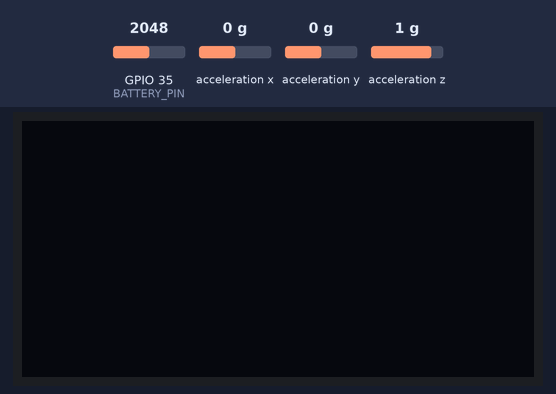
The sketch below on a simulated ESP32. On the bench: 128×64 one-colour display. Inputs (shaded band) come from the test bench; at power-on: GPIO 35 (BATTERY_PIN) = 2048, acceleration x 0 g, acceleration y 0 g, acceleration z 1 g.

Above: at 1.2 s.
1.3 s: GPIO 35 (BATTERY_PIN) set to 2866
At 11.1 s:
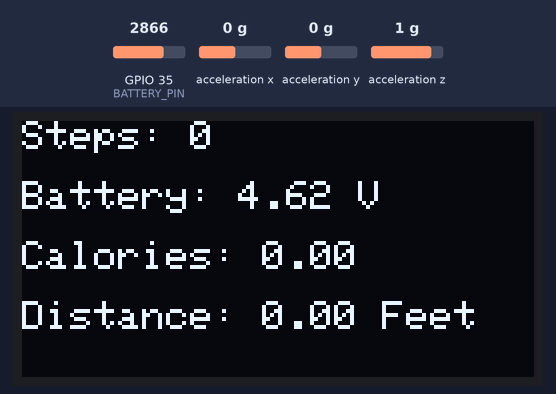
15.3 s: GPIO 35 (BATTERY_PIN) set to 3972
At 21.1 s:
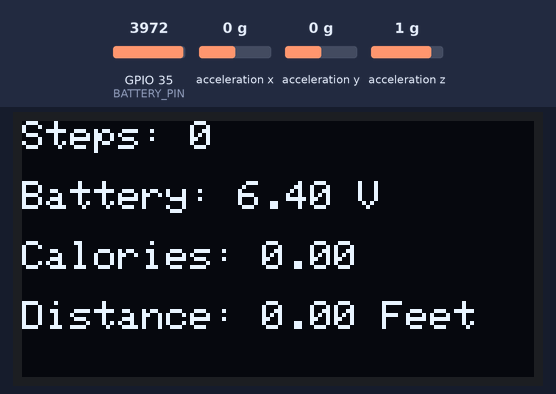
25.5 s: GPIO 35 (BATTERY_PIN) set to 1228
At 31.2 s:
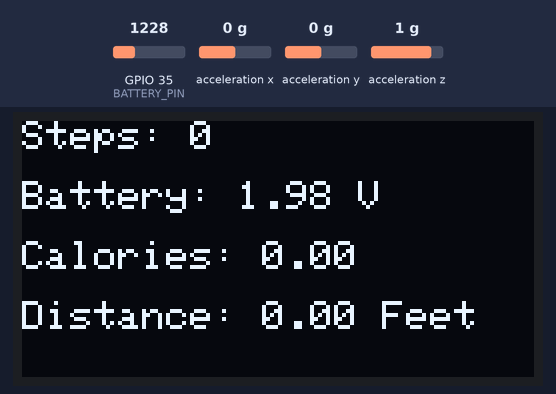
Timing chart, 0 to 32.7 s (numbered marks = the images above; inputs shaded):
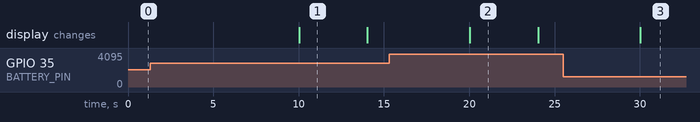

The sketch:

A2.ino
```cpp
// BOARD: Adafruit Huzzah32 Feather

// IMPORTS
#include <SPI.h>
#include <Wire.h>

#include <Adafruit_GFX.h>
#include <Adafruit_SSD1306.h>

#include <Adafruit_LIS3DH.h>
#include <Adafruit_Sensor.h>

// OLED INIT
#define SCREEN_WIDTH 128
#define SCREEN_HEIGHT 64
#define OLED_RESET -1
#define SCREEN_ADDRESS 0x3D
Adafruit_SSD1306 display(SCREEN_WIDTH, SCREEN_HEIGHT, &Wire, OLED_RESET);

// LIS3DH INIT
Adafruit_LIS3DH lis = Adafruit_LIS3DH();

// LIPOLY INIT
#define BATTERY_PIN 35
#define VOLTAGE_DIVIDER_RATIO 2
#define REFERENCE_VOLTAGE 3.3

// Step Detection Parameters
#define accelBufferSize 100
int stepCount = 0;
float buffer[accelBufferSize];
int bufferIndex = 0;
float K = 12.5; // min threshold to be considered a step

void countPeaks() {
  // Algorithm in paper calculated mean and used a fraction of it as a threshold
  // But in experimentation, this seemed to just add computation time without affective accuracy

  for (int i = 1; i < accelBufferSize - 1; i++) {
    float forwardSlope = buffer[i+1] - buffer[i];
    float backwardSlope = buffer[i] - buffer[i-1];
    if (forwardSlope < 0 && backwardSlope > 0 &&
        buffer[i] > K) {
      stepCount ++;
    }
  }
};

// Smoothing Parameters
#define FILTER_SIZE 5
float filterBuffer[FILTER_SIZE];
int filterIndex = 0;

float smoothAccel(float accel) {
  filterBuffer[filterIndex] = accel;
  filterIndex = (filterIndex + 1) % FILTER_SIZE;
  float filteredAccel = 0;
  for (int i = 0; i < FILTER_SIZE; i++) {
    filteredAccel += filterBuffer[i];
  }
  return filteredAccel / FILTER_SIZE;
}

#define TEXT_TIME 4000   // milliseconds stat screen of text will be displayed
#define HEART_TIME 6000  // milli seconds heart screen will be displayed
int lastStepCount = 0;
unsigned long lastSwitchTime = 0;
unsigned long waitTime = TEXT_TIME;
bool isHeartDisplayed = false;

// if only you knew how much blood sweat and Mountain Dew went into this
const unsigned char heart_bitmap[512] PROGMEM = {
  0x00, 0x00, 0x00, 0x00, 0x00, 0x00, 0x00, 0x00, 0x00, 0x00, 0x00, 0x00, 0x00, 0x00, 0x00, 0x00,
  0x00, 0x00, 0x00, 0x00, 0x00, 0x00, 0x00, 0x00, 0x00, 0x00, 0x00, 0x00, 0x00, 0x00, 0x00, 0x00,
  0x00, 0x01, 0xf0, 0x00, 0x00, 0x0f, 0x80, 0x00, 0x00, 0x03, 0xfc, 0x00, 0x00, 0x3f, 0xc0, 0x00,
  0x00, 0x0f, 0xff, 0x00, 0x00, 0xff, 0xf0, 0x00, 0x00, 0x1f, 0xff, 0xc0, 0x03, 0xff, 0xf8, 0x00,
  0x00, 0x7f, 0xff, 0xe0, 0x07, 0xff, 0xfe, 0x00, 0x00, 0x7f, 0xff, 0xf0, 0x0f, 0xff, 0xfe, 0x00,
  0x00, 0xff, 0xff, 0xf8, 0x1f, 0xff, 0xff, 0x00, 0x01, 0xff, 0xff, 0xfc, 0x3f, 0xff, 0xff, 0x80,
  0x03, 0xff, 0xff, 0xfe, 0x7f, 0xff, 0xff, 0xc0, 0x03, 0xff, 0xff, 0xfe, 0x7f, 0xff, 0xff, 0xc0,
  0x07, 0xff, 0xff, 0xff, 0xff, 0xff, 0xff, 0xe0, 0x07, 0xff, 0xff, 0xff, 0xff, 0xff, 0xff, 0xe0,
  0x0f, 0xff, 0xff, 0xff, 0xff, 0xff, 0xff, 0xf0, 0x0f, 0xff, 0xff, 0xff, 0xff, 0xff, 0xff, 0xf0,
  0x0f, 0xff, 0xff, 0xff, 0xff, 0xff, 0xff, 0xf0, 0x1f, 0xff, 0xff, 0xff, 0xff, 0xff, 0xff, 0xf8,
  0x1f, 0xff, 0xff, 0xff, 0xff, 0xff, 0xff, 0xf8, 0x3f, 0xff, 0xff, 0xff, 0xff, 0xff, 0xff, 0xfc,
  0x3f, 0xff, 0xff, 0xff, 0xff, 0xff, 0xff, 0xfc, 0x3f, 0xff, 0xff, 0xff, 0xff, 0xff, 0xff, 0xfc,
  0x3f, 0xff, 0xff, 0xff, 0xff, 0xff, 0xff, 0xfc, 0x7f, 0xff, 0xff, 0xff, 0xff, 0xff, 0xff, 0xfe,
  0x7f, 0xff, 0xff, 0xff, 0xff, 0xff, 0xff, 0xfe, 0x7f, 0xff, 0xff, 0xff, 0xff, 0xff, 0xff, 0xfe,
  0x7f, 0xff, 0xff, 0xff, 0xff, 0xff, 0xff, 0xfe, 0x7f, 0xff, 0xff, 0xff, 0xff, 0xff, 0xff, 0xfe,
  0x7f, 0xff, 0xff, 0xff, 0xff, 0xff, 0xff, 0xfe, 0x7f, 0xff, 0xff, 0xff, 0xff, 0xff, 0xff, 0xfe,
  0x7f, 0xff, 0xff, 0xff, 0xff, 0xff, 0xff, 0xfe, 0x3f, 0xff, 0xff, 0xff, 0xff, 0xff, 0xff, 0xfc,
  0x3f, 0xff, 0xff, 0xff, 0xff, 0xff, 0xff, 0xfc, 0x3f, 0xff, 0xff, 0xff, 0xff, 0xff, 0xff, 0xfc,
  0x3f, 0xff, 0xff, 0xff, 0xff, 0xff, 0xff, 0xfc, 0x1f, 0xff, 0xff, 0xff, 0xff, 0xff, 0xff, 0xf8,
  0x1f, 0xff, 0xff, 0xff, 0xff, 0xff, 0xff, 0xf8, 0x1f, 0xff, 0xff, 0xff, 0xff, 0xff, 0xff, 0xf8,
  0x0f, 0xff, 0xff, 0xff, 0xff, 0xff, 0xff, 0xf0, 0x0f, 0xff, 0xff, 0xff, 0xff, 0xff, 0xff, 0xf0,
  0x03, 0xff, 0xff, 0xff, 0xff, 0xff, 0xff, 0xc0, 0x03, 0xff, 0xff, 0xff, 0xff, 0xff, 0xff, 0xc0,
  0x03, 0xff, 0xff, 0xff, 0xff, 0xff, 0xff, 0xc0, 0x01, 0xff, 0xff, 0xff, 0xff, 0xff, 0xff, 0x80,
  0x00, 0xff, 0xff, 0xff, 0xff, 0xff, 0xff, 0x00, 0x00, 0xff, 0xff, 0xff, 0xff, 0xff, 0xff, 0x00,
  0x00, 0x7f, 0xff, 0xff, 0xff, 0xff, 0xfe, 0x00, 0x00, 0x7f, 0xff, 0xff, 0xff, 0xff, 0xfe, 0x00,
  0x00, 0x3f, 0xff, 0xff, 0xff, 0xff, 0xfc, 0x00, 0x00, 0x1f, 0xff, 0xff, 0xff, 0xff, 0xf8, 0x00,
  0x00, 0x0f, 0xff, 0xff, 0xff, 0xff, 0xf0, 0x00, 0x00, 0x07, 0xff, 0xff, 0xff, 0xff, 0xe0, 0x00,
  0x00, 0x03, 0xff, 0xff, 0xff, 0xff, 0xc0, 0x00, 0x00, 0x00, 0xff, 0xff, 0xff, 0xff, 0x00, 0x00,
  0x00, 0x00, 0x7f, 0xff, 0xff, 0xfe, 0x00, 0x00, 0x00, 0x00, 0x3f, 0xff, 0xff, 0xfc, 0x00, 0x00,
  0x00, 0x00, 0x0f, 0xff, 0xff, 0xf0, 0x00, 0x00, 0x00, 0x00, 0x07, 0xff, 0xff, 0xe0, 0x00, 0x00,
  0x00, 0x00, 0x01, 0xff, 0xff, 0x80, 0x00, 0x00, 0x00, 0x00, 0x00, 0xff, 0xff, 0x00, 0x00, 0x00,
  0x00, 0x00, 0x00, 0x3f, 0xfc, 0x00, 0x00, 0x00, 0x00, 0x00, 0x00, 0x0f, 0xf0, 0x00, 0x00, 0x00
};

unsigned char revealed_bitmap[512] PROGMEM; // array to hold portion of heart that has been "revealed" for rendering

void setup() {
  Serial.begin(9600);

  // OLED Setup
  display.begin(SSD1306_SWITCHCAPVCC, SCREEN_ADDRESS);
  display.clearDisplay();

  // LIS3DH setup
  lis.begin(0x18);

  // Initialize Filter Buffer
  for (int i=0; i < FILTER_SIZE; i++) {
    filterBuffer[i] = 0;
  }

  // Initialize revealed_bitmap
  for (int i=0; i<512; i++) {
    revealed_bitmap[i] = 0x00;
  }

  // Probably not needed, but paranoid re-intits for reset button push
  stepCount = 0;
  bufferIndex = 0;
  filterIndex = 0;
  lastStepCount = 0;
  lastSwitchTime = 0;
  waitTime = TEXT_TIME;
  isHeartDisplayed = false;

  display.display();
}

void renderStats() {
    int sensorValue = analogRead(BATTERY_PIN);
    float voltage = sensorValue * (REFERENCE_VOLTAGE / 4095.0) * VOLTAGE_DIVIDER_RATIO;

    display.clearDisplay();
    display.setTextSize(1);
    display.setTextColor(SSD1306_WHITE);
    display.setCursor(0, 0);
    display.print("Steps: "); display.print(stepCount);
    display.setCursor(0, 15);
    display.print("Battery: "); display.print(voltage); display.print(" V");
    display.setCursor(0, 30);
    display.print("Calories: "); display.print(stepCount * 0.04);
    display.setCursor(0, 45);
    display.print("Distance: "); display.print(stepCount * 1.5); display.print(" Feet");
    display.display();
}

int renderedByteChunk = 0;
void renderHeart() {
  display.clearDisplay();
  int currentBytes = stepCount % 32;
  if (currentBytes < renderedByteChunk) {  //If we find our steps have overflown the bitmap data, flush revelealed and start again
    for(int i=0; i<512; i++) {
      revealed_bitmap[i] = 0x00;
    }
  }
  renderedByteChunk = currentBytes;

  // copy 16 bytes for each renderedByteChunk from heart_bitmap into reavealed_bitmap
  // originally doing one byte per step meant a LOT of steps to reveal any heart foreground
  for(int i=0; i<renderedByteChunk; i++) {
    for(int j=0; j<16; j++) {
      int k = i*16 + j;
      revealed_bitmap[k] = heart_bitmap[k];
    }
  }

  display.drawBitmap(32, 0, revealed_bitmap, 64, 64, SSD1306_WHITE);
  display.display();
}

void loop() {
  // Get a timestamp
  unsigned long now = millis();

  // Get sensor events, preprocessed into nice accelerations
  // Adafruit for the win with this
  sensors_event_t event;
  lis.getEvent(&event);

  // Acceleration magnitude
  float accel = sqrt(pow(event.acceleration.x, 2) + pow(event.acceleration.y, 2) + pow(event.acceleration.z, 2));

  // Running average update
  float smoothedAccel = smoothAccel(accel);

  // Add to data sample for processing
  buffer[bufferIndex] = smoothedAccel;
  bufferIndex = (bufferIndex + 1) % accelBufferSize;

  // When buffer is full, run step detection
  if (bufferIndex == 0) {
    lastStepCount = stepCount;
    countPeaks();
  }

  // Check if enough time has passed between screen modes and switch
  if (now - lastSwitchTime >= waitTime) {
    if (isHeartDisplayed) {
      waitTime = TEXT_TIME;
      renderStats();
    }
    else {
      waitTime = HEART_TIME;
      renderHeart();
    }
    isHeartDisplayed = !isHeartDisplayed;
    lastSwitchTime = now;
  }

  // The visuals and data are driven by steps
  // Only update if there is new step-driven data to warrant the cost
  if (stepCount != lastStepCount) {
    if (!isHeartDisplayed) {
      renderStats();
    }
    else {
      renderHeart();
    }
  }
}
```

Measured:
- after the input at 1.3 s, the display: changes after 8.7 s (image 1)
- after the input at 15.3 s, the display: changes after 4.7 s (image 2)
- after the input at 25.5 s, the display: changes after 4.5 s (image 3)
- what the display in image 1 shows lasts 4.0 s, from 10.0 s to 14.0 s
